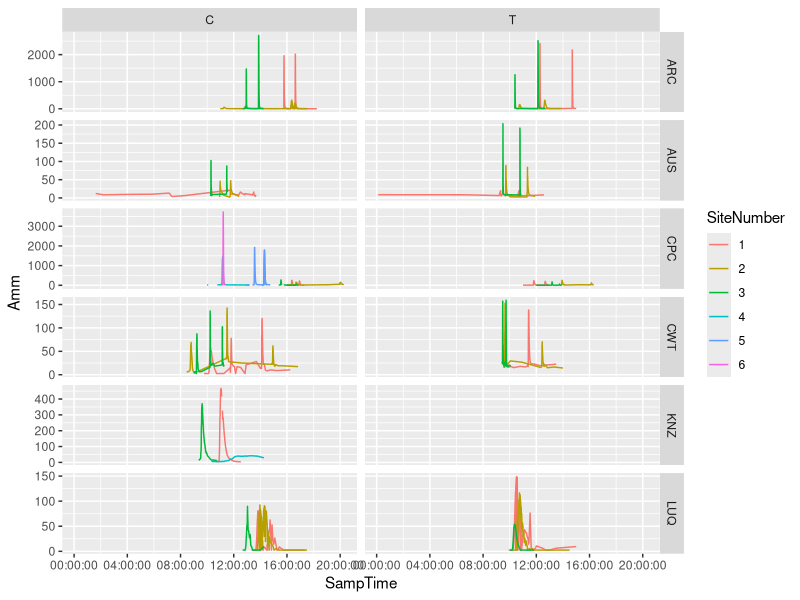

The R script that drew this image:
## ---- chunk 1
suppressMessages(library(tidyverse))
library(readxl)
library(lubridate)
## ---- chunk 2
r0 <- read_csv("./origData/Reach1.csv",
               na = c("", "-9999.0"))
problems()
## ---- chunk 3
r0
## ---- chunk 4

r0 %>% 
  distinct(Comments)
## ---- chunk 5

r0 %>% 
  distinct(`...15`)
## ---- chunk 6
glimpse(r0)
## ---- chunk 7
r0 %>% 
  distinct(Date) %>% 
  print(n = 42)
## ---- chunk 8
r0 %>% 
  filter(Biome == "AUS") %>% 
  distinct(Date)
## ---- chunk 9
r1 <- r0 %>% 
  # filter(Biome == "AUS") %>% 
  # distinct(Date) %>% 
  separate(Date, into = c("dt", "tm", "am"), sep = " ") %>% 
  mutate(SampDate = mdy(dt)) %>% 
  select(Biome:ReachType, SampDate, 
         SampNum = `Sample number`,
         SampTime = `Sampling Time (hh:mm)`,
         Amm = `Ammonium (ug N/L)`,
         Cl = `Chloride tracer (mg/L)`,
         Br = `Bromide tracer (mg/L)`,
         Comm = Comments) %>% 
  mutate(Biome = factor(Biome),
         SiteNumber = factor(SiteNumber),
         ReachType = factor(ReachType))
## ---- chunk 10
r1 %>% distinct(SiteType)
## ---- chunk 11
xtabs(~ Biome + SiteNumber + ReachType, r1)
## ---- chunk 12
ggplot(r1, aes(SampTime, Amm, colour = SiteNumber)) +
  facet_grid(Biome ~ ReachType, scales = "free_y") + 
  geom_line()

